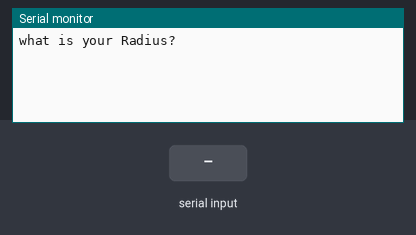
A sketch run on a simulated Arduino Uno, built with avr-gcc and run on an emulated ATmega328P. Shown: the last lines printed to the serial monitor. The test bench sets the inputs (shaded band).

Above: at 1.2 s.
1.3 s: "90,45\n" received over Serial
At 2.6 s:
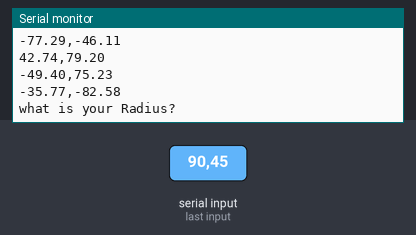
2.8 s: "30,150\n" received over Serial
At 6.0 s:
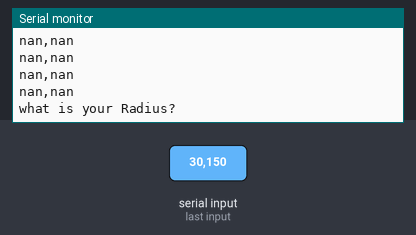
Timing chart, 0 to 7.5 s (numbered marks = the images above; inputs shaded):
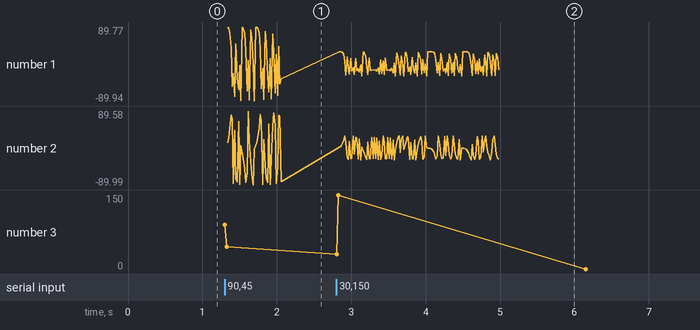

The sketch:

circle.ino
```cpp
float r=0;
float radius=0;
float h=0;
float holes=0;
float j=0;
float i=0;
float x=0;
float y=0;

void setup() {
  // put your setup code here, to run once:
Serial.begin(9600);
}
void loop() {
  // put your main code here, to run repeatedly:
Serial.println("what is your Radius?" );
while (Serial.available()==0){}                                  //Wait for user input
   radius = Serial.parseInt();
   Serial.println(radius);
Serial.println("How many holes?" );
while (Serial.available()==0){}                                  //Wait for user input
   holes = Serial.parseInt();
   Serial.println(holes);
j=360/holes;//convert holes to degrees per positon
i=j*3.14/180;//convert to degrees per positon radians

Serial.println();
for (int k = 0; k <=holes-1; k++) {
x=radius*cos(i);
y=radius*sin(i);
Serial.print(x);
Serial.print(",");
Serial.println(y);
i=i+i;
x=radius*cos(i);
y=radius*sin(i);
//Serial.print(x);
//Serial.print(",");
//Serial.println(y);
Serial.println();
}
}
```

Measured:
- after the input at 1.3 s, the serial monitor: prints a new line at once (image 1)
- after the input at 2.8 s, the serial monitor: prints a new line at once (image 2)
- plotted number 1: -35.77 → -14.51 after the input at 2.8 s
- plotted number 2: -82.58 → -26.26 after the input at 2.8 s
